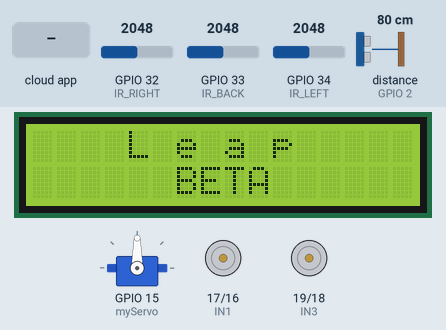
This sketch was run on a simulated ESP32. On the bench: servo, 16×2 character LCD, motor-driver pin pairs drawn as motors (green arrow = first pin HIGH = forward, orange = second pin HIGH = backward, longer = more drive, scaled by the enable pin). Wiring (inferred from the names in the program): ultrasonic range finder: trigger GPIO 4; echo GPIO 2. The test bench sets the inputs (shaded band); at power-on: distance to the obstacle (sensor on GPIO 2) 80 cm, GPIO 32 (IR_RIGHT) = 2048, GPIO 33 (IR_BACK) = 2048, GPIO 34 (IR_LEFT) = 2048. The echo pulse lasts 58.3 µs per cm; WiFi joins after 1.5 s; servers stay silent unless stated; the Firebase database answers and starts empty; what the sketch prints to the serial monitor is not drawn.

Above: at 2.7 s.
2.8 s: distance to the obstacle (sensor on GPIO 2) set to 24 cm
5.2 s: distance to the obstacle (sensor on GPIO 2) set to 18 cm
At 5.6 s:
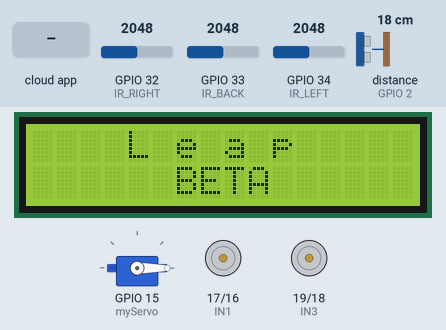
9.2 s: distance to the obstacle (sensor on GPIO 2) set to 4 cm
11.1 s: distance to the obstacle (sensor on GPIO 2) set to 2 cm
At 12.02 s:
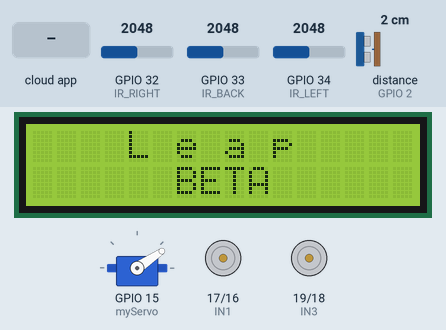
13.9 s: the phone or cloud app sets directions to 1
At 14.2 s:
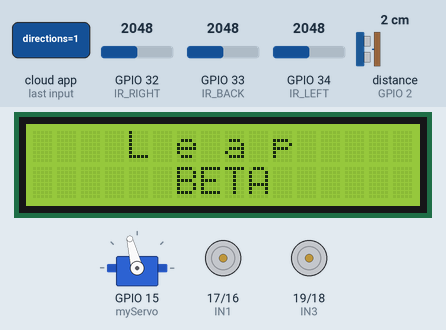
16.4 s: the phone or cloud app sets speed to 1
At 18.23 s:
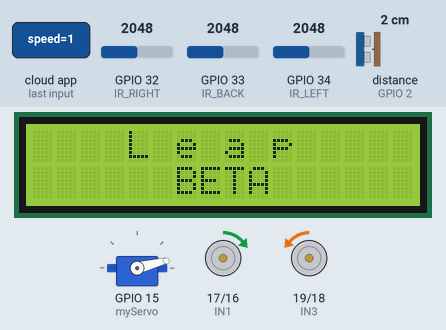
Timing chart, 0 to 22.6 s (numbered marks = the images above; inputs shaded):
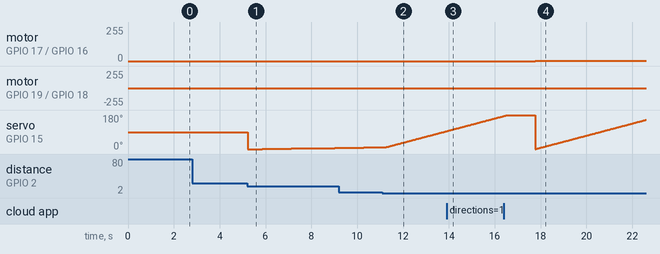

Measured:
- the behaviour switches between 21 and 20 cm on distance to the obstacle (sensor on GPIO 2) (found by bisection; images 0 and 1)
- the behaviour switches between 3 and 2 cm on distance to the obstacle (sensor on GPIO 2) (found by bisection; images 1 and 2)
- after the input at 2.8 s, every drawn part: stays the same
- after the input at 5.2 s, servo on GPIO 15 (myServo): 90° → 0° at once, → 1° 0.63 s later, → 2° 0.63 s later, → 3° 0.63 s later, … (7 changes in this stretch)
- after the input at 16.4 s, motor on GPIO 17 (IN1) / GPIO 16 (IN2): stopped → forward 1/255 after 1.4 s; motor on GPIO 19 (IN3) / GPIO 18 (IN4): stopped → backward 1/255 after 1.4 s

The sketch:

ESP32_RC_Car_Code.ino
```cpp
#include <WiFi.h>
#include <Firebase_ESP_Client.h>
#include <Wire.h>
#include "time.h"
#include <Preferences.h>
#include <Arduino.h>
#include <ESP32Servo.h>
#include <LiquidCrystal_I2C.h>

// Provide the token generation process info.
#include "addons/TokenHelper.h"
// Provide the RTDB payload printing info and other helper functions.
#include "addons/RTDBHelper.h"

// Define pins for the Ultrasonic Sensor
#define echoPin 2
#define trigPin 4

#define IR_RIGHT 32
#define IR_BACK 33
#define IR_LEFT 34

long duration;
float distance;

LiquidCrystal_I2C lcd(0x27, 16, 2);  // set the LCD address to 0x27 for a 16 chars and 2 line display

// Custom character for Tesla logo (simple representation)
byte teslaLogo[8] = {
  0b00000,
  0b00100,
  0b01110,
  0b10101,
  0b00100,
  0b01110,
  0b10101,
  0b00000
};

Servo myServo;  // create servo object to control a servo

float pos = 0;  // variable to store the servo position
// Insert your network credentials
#define WIFI_SSID "******"
#define WIFI_PASSWORD "*****"

// Insert Firebase project API Key
#define API_KEY "***********************"

// Insert RTDB URL
#define DATABASE_URL "*****"
/*Define the Firebase Data object */
FirebaseData fbdo;
/*Define the FirebaseAuth data for authentication data */
FirebaseAuth auth;
/*Define the FirebaseConfig data for config data */
FirebaseConfig config;
// Delaying time
unsigned long dataMillis = 0;
// Declaring IR SENSOR

//Bluetooth signal Store in this variable
int FBSignal1;
int FBSignal2;

//initial Speed
int Speed = 100;

//declare channel for pwm Output
#define R 0
#define L 1

//PWM Pin for Controlling the speed
int enA = 12;
int enB = 13;

//motor controlling pin
int IN1 = 17;
int IN2 = 16;
int IN3 = 19;
int IN4 = 18;

void setup() {
  Serial.begin(115200);

  // Initialize servo first to ensure proper setup
  myServo.attach(15);

  lcd.init();
  lcd.clear();
  lcd.backlight();

  lcd.setCursor(4, 0);
  lcd.print("L e a p");

  lcd.setCursor(6, 1);
  lcd.print("BETA");

  lcd.setCursor(7, 0);
  lcd.write(byte(0));

  pinMode(IR_RIGHT, INPUT);
  pinMode(IR_BACK, INPUT);
  pinMode(IR_LEFT, INPUT);

  pinMode(trigPin, OUTPUT);
  pinMode(echoPin, INPUT);

  WiFi.begin(WIFI_SSID, WIFI_PASSWORD);

  while (WiFi.status() != WL_CONNECTED) {
    Serial.print(".");
    delay(300);
  }
  Serial.println();
  Serial.print("Connected with IP: ");
  Serial.println(WiFi.localIP());
  Serial.println();
  Serial.printf("Firebase Client v%s\n\n", FIREBASE_CLIENT_VERSION);

  config.api_key = API_KEY;
  auth.user.email = "**************";
  auth.user.password = "***********";
  config.database_url = DATABASE_URL;
  Firebase.reconnectWiFi(true);
  fbdo.setResponseSize(4096);
  config.token_status_callback = tokenStatusCallback;
  Firebase.begin(&config, &auth);

  ledcSetup(R, 5000, 8);  // Channel 0 for Motor A, 5 kHz frequency, 8-bit resolution
  ledcAttachPin(enA, R);
  ledcSetup(L, 5000, 8);  // Channel 1 for Motor B, 5 kHz frequency, 8-bit resolution
  ledcAttachPin(enB, L);

  pinMode(IN1, OUTPUT);
  pinMode(IN2, OUTPUT);
  pinMode(IN3, OUTPUT);
  pinMode(IN4, OUTPUT);

  digitalWrite(IN1, LOW);
  digitalWrite(IN2, LOW);
  digitalWrite(IN3, LOW);
  digitalWrite(IN4, LOW);
}

void loop() {
  unsigned long currentMillis = millis();
  if (Firebase.ready() && (currentMillis - dataMillis > 100)) {
    dataMillis = currentMillis;

    // Read analog data from an IR sensor
    int IR_reads1 = analogRead(IR_RIGHT);
    int IR_reads2 = analogRead(IR_LEFT);
    int IR_reads3 = analogRead(IR_BACK);

    // Debug prints for raw analog readings
    Serial.print("IR_RIGHT Raw: ");
    Serial.println(IR_reads1);
    Serial.print("IR_LEFT Raw: ");
    Serial.println(IR_reads2);
    Serial.print("IR_BACK Raw: ");
    Serial.println(IR_reads3);

    // Map the analog readings to a 0-200 cm range
    int IR_mapped1 = map(IR_reads1, 0, 4095, 0, 200);
    int IR_mapped2 = map(IR_reads2, 0, 4095, 0, 200);
    int IR_mapped3 = map(IR_reads3, 0, 4095, 0, 200);

    // Debug prints for mapped readings
    Serial.print("IR_RIGHT Mapped: ");
    Serial.println(IR_mapped1);
    Serial.print("IR_LEFT Mapped: ");
    Serial.println(IR_mapped2);
    Serial.print("IR_BACK Mapped: ");
    Serial.println(IR_mapped3);

    // Update Firebase with new sensor data
    updateFirebase("IR_RIGHT/Real_Reads", IR_reads1);
    updateFirebase("IR_RIGHT/Mapped_Reads", IR_mapped1);
    updateFirebase("IR_LEFT/Real_Reads", IR_reads2);
    updateFirebase("IR_LEFT/Mapped_Reads", IR_mapped2);
    updateFirebase("IR_BACK/Real_Reads", IR_reads3);
    updateFirebase("IR_BACK/Mapped_Reads", IR_mapped3);

    if (Firebase.RTDB.getInt(&fbdo, "/Speed/speed", &FBSignal1)) {
      Serial.print("Speed: ");
      Serial.println(FBSignal1);
    } else {
      Serial.println(fbdo.errorReason());
    }

    if (Firebase.RTDB.getInt(&fbdo, "/Directions/directions", &FBSignal2)) {
      Serial.print("Direction: ");
      Serial.println(FBSignal2);
    } else {
      Serial.println(fbdo.errorReason());
    }

    adjustSpeedAndDirection(FBSignal1, FBSignal2);
  }

  distance = measureDistance();

  if (distance > 0) {
    Serial.print("Distance: ");
    Serial.print(distance);
    Serial.println(" cm");
  }

  if (distance < 20) {
    findDistance();
  }
}

void updateFirebase(const char* path, int value) {
  if (!Firebase.RTDB.setInt(&fbdo, path, value)) {
    Serial.print("Failed to update ");
    Serial.print(path);
    Serial.print(": ");
    Serial.println(fbdo.errorReason());
  }
}

void adjustSpeedAndDirection(int speed, int direction) {
  Speed = speed;

  switch (direction) {
    case 1: forward(); break;
    case 2: backward(); break;
    case 3: left(); break;
    case 6: right(); break;
    case 0: stop(); break;
    default: stop(); break;
  }
}

void backward() {
  ledcWrite(R, Speed);
  ledcWrite(L, Speed);

  digitalWrite(IN1, LOW);
  digitalWrite(IN2, HIGH);
  digitalWrite(IN3, HIGH);
  digitalWrite(IN4, LOW);
}

void forward() {
  ledcWrite(R, Speed);
  ledcWrite(L, Speed);

  digitalWrite(IN1, HIGH);
  digitalWrite(IN2, LOW);
  digitalWrite(IN3, LOW);
  digitalWrite(IN4, HIGH);
}

void left() {
  ledcWrite(R, Speed);
  ledcWrite(L, Speed);

  digitalWrite(IN1, HIGH);
  digitalWrite(IN2, LOW);
  digitalWrite(IN3, HIGH);
  digitalWrite(IN4, LOW);
}

void right() {
  ledcWrite(R, Speed);
  ledcWrite(L, Speed);

  digitalWrite(IN1, LOW);
  digitalWrite(IN2, HIGH);
  digitalWrite(IN3, LOW);
  digitalWrite(IN4, HIGH);
}

void stop() {
  ledcWrite(R, 0);
  ledcWrite(L, 0);

  digitalWrite(IN1, LOW);
  digitalWrite(IN2, LOW);
  digitalWrite(IN3, LOW);
  digitalWrite(IN4, LOW);
}

float measureDistance() {
  digitalWrite(trigPin, LOW);
  delayMicroseconds(2);

  digitalWrite(trigPin, HIGH);
  delayMicroseconds(10);
  digitalWrite(trigPin, LOW);

  duration = pulseIn(echoPin, HIGH, 30000);

  float distance = duration * 0.034 / 2;

  if (distance >= 2 && distance <= 400) {
    return distance;
  } else {
    return 0;
  }
}

void findDistance() {
  for (pos = 0; pos <= 180.0; pos += 0.5) {
    myServo.write(pos);
    delay(15);

    distance = measureDistance();

    if (distance > 0) {
      Serial.print("Scanning... Distance: ");
      Serial.print(distance);
      Serial.println(" cm");
      Firebase.RTDB.setFloat(&fbdo, "Servo/servo", distance);
      Firebase.RTDB.setFloat(&fbdo, "UltraSonic/ultrasonic", pos);
    }

    if (distance > 20) {
      return;
    }
  }
}
```
